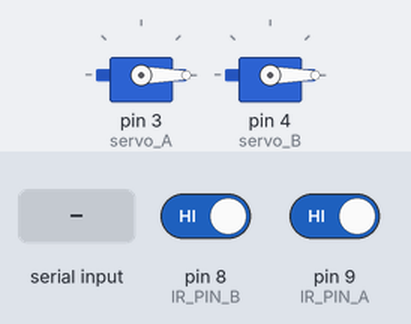
Recording of a sketch running on a simulated Arduino Uno, built with avr-gcc and run on an emulated ATmega328P. Shown: 2 × servo. The test bench sets the inputs (shaded band); at power-on: pin 8 (IR_PIN_B) HIGH, pin 9 (IR_PIN_A) HIGH. What the sketch prints to the serial monitor is not drawn.

Above: at 1.2 s.
1.3 s: "OPEN A\n" received over Serial
At 2.08 s:
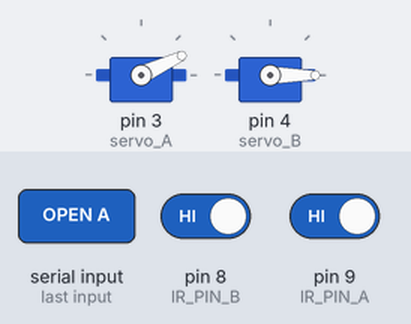
4.3 s: "OPEN B\n" received over Serial
At 6.0 s:
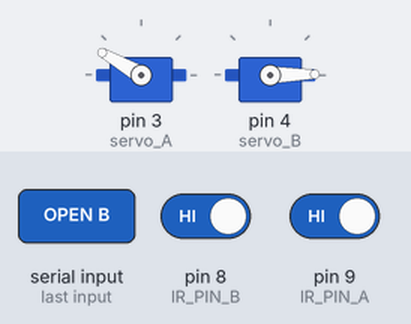
7.3 s: "1\n" received over Serial
10.3 s: "CLOSE A\n" received over Serial
At 10.96 s:
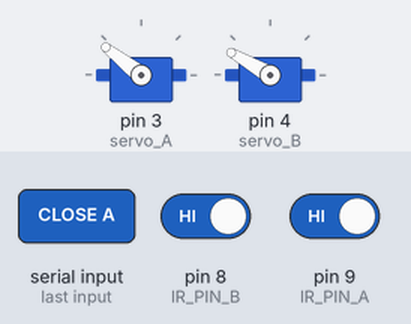
13.3 s: "CLOSE B\n" received over Serial
At 15.38 s:
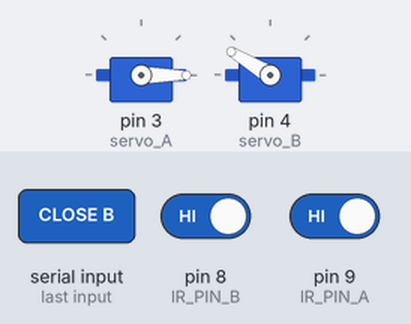
Timing chart, 0 to 20.3 s (numbered marks = the images above; inputs shaded):
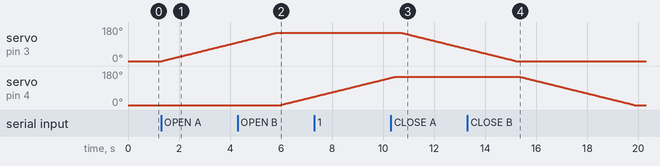

Measured:
- after the input at 1.3 s, servo on pin 3 (servo_A): moves from 0° to 99° over 2.9 s, starting at once
- after the input at 4.3 s, servo on pin 4 (servo_B): moves from 0° to 44° over 1.3 s, starting after 1.7 s
- after the input at 10.3 s, servo on pin 3 (servo_A): moves from 150° to 64° over 2.6 s, starting after 0.42 s
- after the input at 13.3 s, servo on pin 4 (servo_B): moves from 150° to 0° over 4.5 s, starting after 2.1 s

The sketch:

pillbox_firmware.ino
```cpp
#include <Servo.h>

// ---------- 1번 라인: IR 9번 - 서보 3번 ----------
const int IR_PIN_A = 9;
Servo servo_A;
int currentAngle_A = 0;

// ---------- 2번 라인: IR 8번 - 서보 4번 ----------
const int IR_PIN_B = 8;
Servo servo_B;
int currentAngle_B = 0;

const int ANGLE_OPEN = 150;   // 열림 각도
const int ANGLE_CLOSED = 0;   // 닫힘 각도
const unsigned long CLOSE_DELAY = 5000;  // 감지 후 닫히기까지 대기 시간(ms)

// 라인 A 상태 — 기본값 = "닫힘"(isClosed_A=true). 전원 켜진 직후/평상시엔 약통이
// 잠겨 있고, PC가 "OPEN A"를 보낼 때만(=로봇이 순찰 중 사람을 인식했을 때) 열린다.
unsigned long detectedSince_A = 0;
bool waitingToClose_A = false;
bool isClosed_A = true;

// 라인 B 상태 — 위와 동일.
unsigned long detectedSince_B = 0;
bool waitingToClose_B = false;
bool isClosed_B = true;

// ---------- PC(pillbox_controller.py) 시리얼 명령 ----------
// 사람을 인식하기 전까진 절대 안 열린다 — "OPEN A\n" / "OPEN B\n" 명령이 유일한
// 개방 트리거다(로봇이 순찰 중 사람을 인식했을 때만 PC가 이 명령을 보낸다).
// 사람이 없는데 IR 노이즈만으로 저절로 열리는 경로는 없다 — "열림"은 오직 이
// 명령으로만 시작된다.
//
// "CLOSE A\n" / "CLOSE B\n"(2026-09-16 추가): 정상적으로는 IR 감지 1초 후 이
// 펌웨어가 스스로 닫지만(아래 loop() 로직), medication_task.py가 회수 대기
// 시간(RETRIEVAL_TIMEOUT_SEC) 안에 IR 감지를 못 받으면 "약통이 열린 채로
// 방치"되는 걸 막기 위해 PC가 강제로 닫으라고 보낸다. IR 대기 중이던 상태
// (waitingToClose)도 같이 취소한다 — 이미 강제로 닫혔는데 그 뒤 잠깐 IR이
// 감지돼도 또 "CLOSED" 알림을 중복으로 보내면 안 되기 때문이다.
//
// 응답: 명령을 처리하면 그 즉시 "OK A\n" / "OK B\n"을 돌려준다(OPEN과 같은
// 응답을 그대로 재사용 — pillbox_controller.py는 두 명령을 순차적으로만 보내
// 헷갈릴 일이 없다). 잘못된 라인 문자면 무시하고 응답 없음 — pillbox_controller.py의
// HW_SERVICE_TIMEOUT_SEC 만큼 기다리다 실패로 처리된다.
//
// "닫힘 완료" 알림: 열려있던 칸이 IR 감지 CLOSE_DELAY(1초) 후 실제로 닫히는
// 순간 "CLOSED A\n" / "CLOSED B\n"을 알림으로 보낸다 — pillbox_controller.py가
// 이걸 그대로 /careguard/hw/ir_triggered로 relay한다. IR로 정상 회수된 경우엔
// "감지 후 닫힘"과 "회수 확인"이 사실상 같은 순간이라 이 알림 한 줄이 배출 완료
// 신호를 겸한다. CLOSE 명령으로 강제로 닫힌 경우(회수를 못 받은 jammed)엔 IR이
// 안 눌린 채로 닫히는 것이므로 이 "CLOSED" 알림을 안 보낸다 — medication_task.py는
// 그 경우 IR 알림을 계속 못 받아 원래대로 jammed로 처리하고, 서보만 저 사이에
// 물리적으로 닫힌다. 한 번 닫힌 뒤에는(위 기본값과 같은 이유로) 다음 "OPEN"
// 명령이 올 때까지 저절로 다시 열리지 않는다.
void handleSerialCommand() {
  if (!Serial.available()) {
    return;
  }
  String line = Serial.readStringUntil('\n');
  line.trim();

  if (line == "OPEN A") {
    waitingToClose_A = false;
    isClosed_A = false;
    moveServoTo(servo_A, currentAngle_A, ANGLE_OPEN);
    Serial.println("OK A");
  } else if (line == "OPEN B") {
    waitingToClose_B = false;
    isClosed_B = false;
    moveServoTo(servo_B, currentAngle_B, ANGLE_OPEN);
    Serial.println("OK B");
  } else if (line == "CLOSE A") {
    waitingToClose_A = false;  // IR 대기 중이었더라도 취소 — 아래서 이미 닫으므로
    isClosed_A = true;
    moveServoTo(servo_A, currentAngle_A, ANGLE_CLOSED);
    Serial.println("OK A");
  } else if (line == "CLOSE B") {
    waitingToClose_B = false;
    isClosed_B = true;
    moveServoTo(servo_B, currentAngle_B, ANGLE_CLOSED);
    Serial.println("OK B");
  }
  // 그 외 문자열은 조용히 무시한다 — 잘못된 줄바꿈/노이즈로 매번 에러를 찍으면
  // 정상 디버그 출력(IR 상태 줄)까지 알아보기 힘들어진다.
}

void setup() {
  Serial.begin(9600);

  pinMode(IR_PIN_A, INPUT);
  pinMode(IR_PIN_B, INPUT);

  servo_A.attach(3);
  servo_B.attach(4);

  // 기본값 = 닫힘 — 전원이 켜지는 순간 약통은 잠겨 있어야 한다(사람을 인식하기
  // 전까진 절대 열리면 안 됨). isClosed_A/B 선언부의 기본값(true)과 짝을 맞춘다.
  currentAngle_A = ANGLE_CLOSED;
  currentAngle_B = ANGLE_CLOSED;
  servo_A.write(currentAngle_A);
  servo_B.write(currentAngle_B);
}

void moveServoTo(Servo &servo, int &currentAngle, int targetAngle) {
  if (currentAngle < targetAngle) {
    for (int angle = currentAngle; angle <= targetAngle; angle++) {
      servo.write(angle);
      delay(30);
    }
  } else if (currentAngle > targetAngle) {
    for (int angle = currentAngle; angle >= targetAngle; angle--) {
      servo.write(angle);
      delay(30);
    }
  }
  currentAngle = targetAngle;
}

void loop() {
  handleSerialCommand();

  int sensorA = digitalRead(IR_PIN_A);
  int sensorB = digitalRead(IR_PIN_B);

  bool detectedA = (sensorA == LOW);
  bool detectedB = (sensorB == LOW);

  Serial.print("IR-A(9번): ");
  Serial.print(detectedA ? "감지" : "없음");
  Serial.print("  |  IR-B(8번): ");
  Serial.println(detectedB ? "감지" : "없음");

  // ---------- 라인 A (IR 9번 / 서보 3번) ----------
  if (detectedA && !isClosed_A && !waitingToClose_A) {
    waitingToClose_A = true;
    detectedSince_A = millis();
  }
  if (waitingToClose_A && (millis() - detectedSince_A >= CLOSE_DELAY)) {
    moveServoTo(servo_A, currentAngle_A, ANGLE_CLOSED);
    isClosed_A = true;
    waitingToClose_A = false;
    Serial.println("CLOSED A");  // pillbox_controller.py가 ir_triggered로 relay
  }
  // (예전엔 여기서 "IR이 없어지면 다시 연다"는 로직이 있었지만 뺐다 — 이제
  // "열림"은 오직 OPEN 명령으로만 시작돼야 하므로, 닫힌 뒤 IR이 사라졌다고
  // 저절로 다시 열리면 안 된다. 다음 사람 인식 때 PC가 다시 OPEN을 보낸다.)

  // ---------- 라인 B (IR 8번 / 서보 4번) ----------
  if (detectedB && !isClosed_B && !waitingToClose_B) {
    waitingToClose_B = true;
    detectedSince_B = millis();
  }
  if (waitingToClose_B && (millis() - detectedSince_B >= CLOSE_DELAY)) {
    moveServoTo(servo_B, currentAngle_B, ANGLE_CLOSED);
    isClosed_B = true;
    waitingToClose_B = false;
    Serial.println("CLOSED B");  // pillbox_controller.py가 ir_triggered로 relay
  }
  // 라인 A와 같은 이유로 "IR 사라지면 자동 재개방" 로직은 없다.

  delay(100);
}
```
